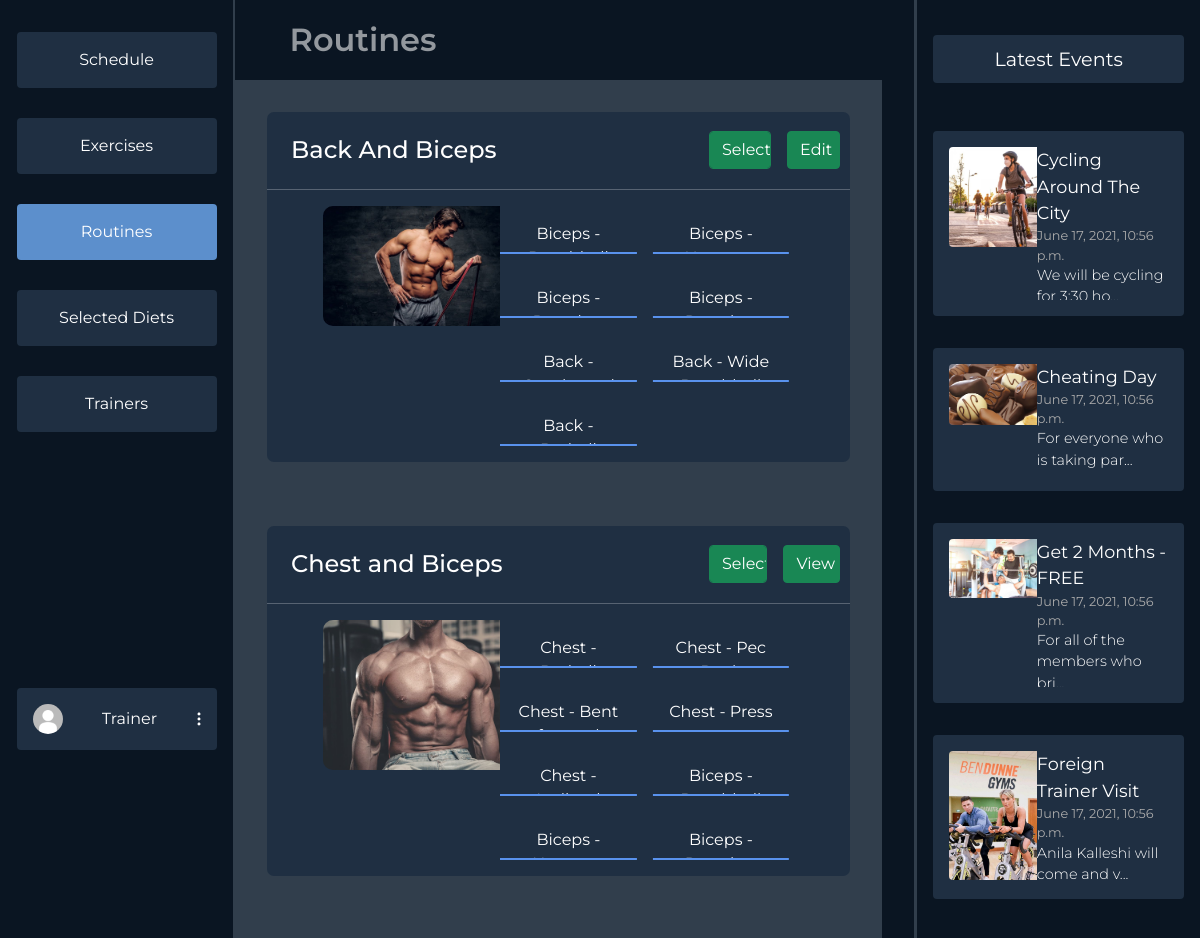
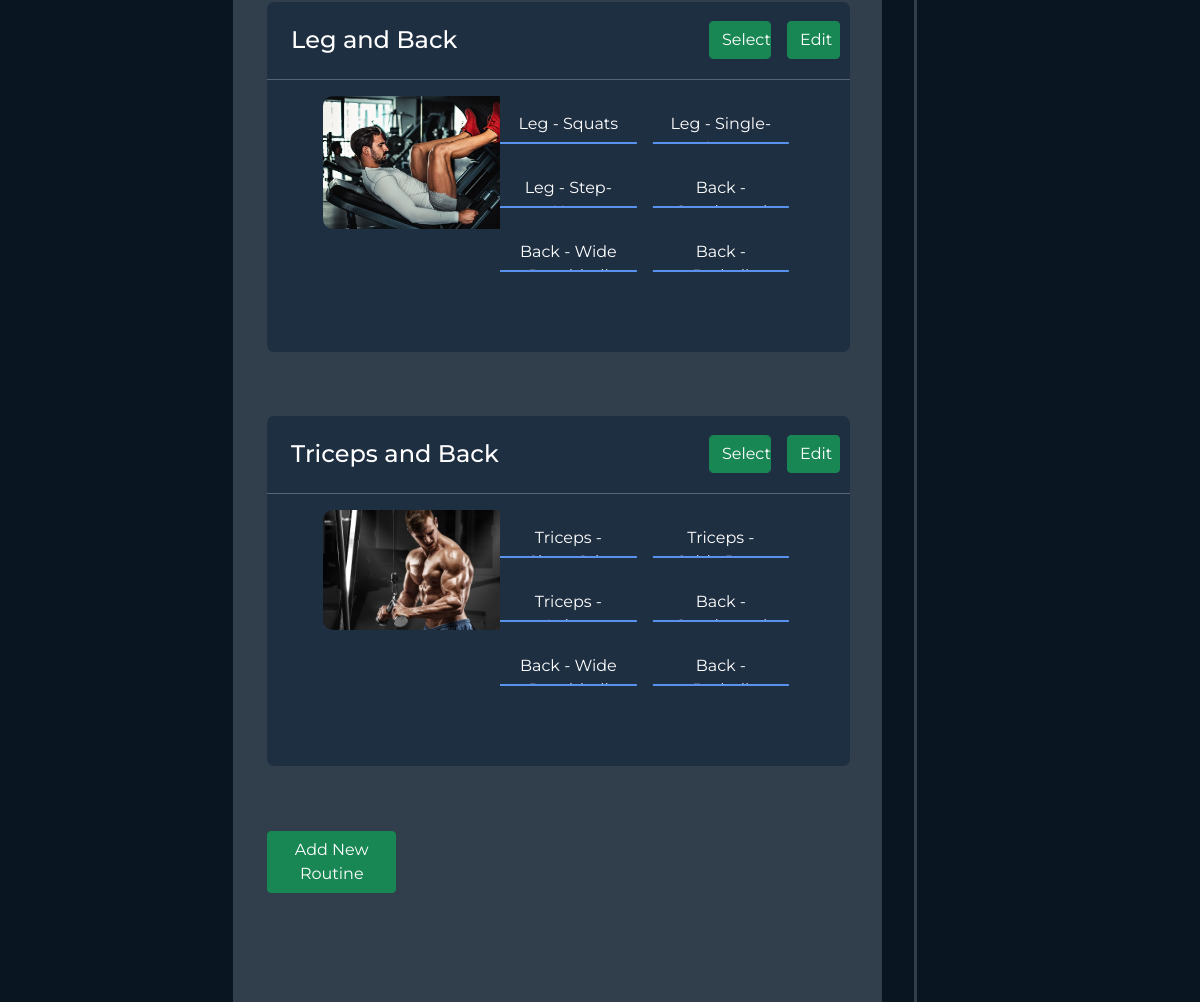
Screenshot of /dashboard/routines/ (signed in) with the database file from the repository (2 pictures, top to bottom).
### users/models.py (models this page shows, shortened)
class Profile(models.Model):
    user = models.OneToOneField(User, on_delete=models.CASCADE)
    profile_photo = models.ImageField(
        upload_to='media/profiles/', default='profiles/default.jpg')
    height = models.FloatField(default=170.0)
    weight = models.FloatField(default=60.0)
    weight_goal = models.FloatField(default=70.0)
    GENDER_CHOICES = (('F', 'Female'), ('M', 'Male'), ('O', 'Other'))
    gender = models.CharField(
        max_length=9, choices=GENDER_CHOICES, default=GENDER_CHOICES[0])
    FREQUENCY = (
        ('3x', '3 Times a Week'),
        ('4x', '4 Times a Week'),
        ('5x', '5 Times a Week'),
        ('6x', '6 Times a Week'),
    )
    week_frequency = models.CharField(
        max_length=20, choices=FREQUENCY, default=FREQUENCY[0])
    profile_complete = models.BooleanField(default=False)
    selected_diets = models.ManyToManyField(DietPlan, blank=True)
    age = models.IntegerField(null=True)

### dashboards/models.py (models this page shows, shortened)
class Routine(models.Model):
    owner = models.ForeignKey(User, on_delete=CASCADE,
                              related_name='%(class)s_username', null=True)
    title = models.CharField(max_length=60, blank=True)
    selected_by = models.ManyToManyField(User)
    desc = models.TextField(blank=True)
    thumbnail = models.ImageField(
        upload_to='routines/', default='routines/default.jpg')
    exercises = models.ManyToManyField(Exercise)
    days = models.CharField(max_length=60, blank=True)

class Exercise(models.Model):
    owner = models.ForeignKey(User, on_delete=CASCADE,
                              related_name='%(class)s_username', null=True)
    selected_by = models.ManyToManyField(User)
    title = models.CharField(max_length=60, blank=True)
    reps = models.IntegerField(default=3, blank=True)
    desc = models.TextField(blank=True)
    link = models.CharField(max_length=300, blank=True)

class Event(models.Model):
    title = models.CharField(max_length=60, blank=True)
    date = models.DateTimeField(default=datetime.now(), blank=True)
    desc = models.TextField(blank=True)
    thumbnail = models.ImageField(
        upload_to='events/', default='events/default.jpg')

### dashboards/user_views.py (the view, shortened to what this page needs)
# urls.py: path('routines/', user_views.routines,
@login_required(login_url='login')
def routines(request):
    events = Event.objects.all()[:4]
    routines = Routine.objects.all()
    context = {'options': ROUTINES_NAV, 'events': events, 'routines': routines}
    return render(request, 'dashboards/user/routines.html', context)

### dashboards/templates/dashboards/user/routines.html (shortened to what this page needs)
{% extends 'dashboards/user/dashboard.html' %}
{% load static %}
{% block styles %}
<link rel="stylesheet" href="{% static 'css/dashboards/routines.css' %}">
{% endblock styles %}
{% block middle %}
<div class="showing-where-you-are">
    Routines
    </div>
<div class="routines">
    {% for routine in routines %}
    <div class="routine-card">
        <div class="header">
            <h4>{{routine.title}}</h4>
            <div class="buttons">
                {% if request.user in routine.selected_by.all %}
                <div class="selected">Selected <img id="tick" src="{% static 'svg/tick.svg' %}"> </div>
                {% else %}
                <div class="trash">
                <form action="{% url 'userdashboard-routines' %}" method="POST">
                        <input class="form-control btn btn-success " type="submit" value="Select">
                </form>
                </div>
                {% endif %}
                {% if routine.owner == user %}
                <a id="view" class="btn btn-success" href="{% url 'userdashboard-routine-details' routine.id %}">Edit</a>
                {% else %}
                <a id="view" class="btn btn-success" href="{% url 'userdashboard-routine-details' routine.id %}">View</a>
                {% endif %}
             </div>
        </div>
        <hr/>
        <div class="routine-body">
            <div class="routine-thumbnail">
                <div class="thumbnail"><img src="{{routine.thumbnail.url}}" alt=""></div>
            </div>
            <div class="exercise-grid">
                {% for exercise in routine.exercises.all %}
                <a href="{% url 'userdashboard-exercise-details' exercise.id %}" class="exlink">{{exercise.title}}</a>
                {% endfor %}
            </div>
        </div>
    </div>
    {% endfor %}
</div>
    <a id="addroutine" class="btn btn-success" href="{% url 'create-routine' %}">Add New Routine</a>
{% endblock middle %}

### dashboards/templates/dashboards/user/dashboard.html (shortened to what this page needs)
{% load static %}
<html>
  <head>
    <link href="https://cdn.jsdelivr.net/npm/bootstrap@5.0.1/dist/css/bootstrap.min.css" rel="stylesheet">
    <link rel="stylesheet" href="{% static 'css/dashboards/main.css' %}">
    <link rel="stylesheet" href="https://cdn.jsdelivr.net/npm/bootstrap-select@1.13.14/dist/css/bootstrap-select.min.css">
    {% block styles %}
    {% endblock styles %}
  </head>
  <body>
  {% block content %}
  {% if user.is_authenticated %}
  <div class="mycontainer">
    <div class="navigation">
      <div class="nav-col">
        <div class="options">
          {% for key, item in options.items %}
            {% if item.isActive %}
            <a class="option-active" href="/dashboard/{{item.url}}">{{ item.name }}</a>
            {% else %}
            <a class="option" href="/dashboard/{{item.url}}">{{ item.name }}</a>
            {% endif %}
          {% endfor %}
        </div>
        <div class="profile-wrapper">
          <div class="user-btn">
            <div class="profile-pic"><img src="{{ user.profile.profile_photo.url }}" alt=""></div>
            {% if user.first_name %}
            <span>{{user.get_full_name}}</span>
            {% else %}
            <span>{{user.username}}</span>
            {% endif %}
            <div class="three-dot"><img src="{% static 'svg/3dots.svg' %}" alt=""></div>
          </div>
        </div>
      </div>
      <div class="divider"></div>
    </div>
    <div class="middle">
    {% block middle %}
    {% endblock middle %}
    </div>
    <div class="events-section">
      <div class="divider"></div>
      <div class="events">
        <div class="latest">
          Latest Events
        </div>
        <div class="items overflow-auto">
        {% for item in events %}
          <div class="event-item">
            <div class="event-item-left">
              <div class="event-thumb"><img src="{{item.thumbnail.url}}"></div>
            </div>
            <div class="event-item-right">
              <div class="title">{{item.title}}</div>
              <div class="date">{{item.date}}</div>
              {% if item.desc|length > 30 %}
                <div class="desc">{{item.desc|slice:":30"}}...</div>
              {% else %}
                <div class="desc">{{item.desc}}</div>
              {% endif %}
            </div>
          </div>
        {% endfor %}
        </div>
      </div>
    </div>
  </div>
  {% endif %}
  {% endblock content %}
  </body>
<html>

### static/css/dashboards/main.css (style rules this page uses)
* { margin: 0; font-family: "Montserrat", sans-serif; overflow: hidden; }
body { background-color: #0a1522; }
.mycontainer { display: flex; flex-direction: row; justify-content: space-between; }
.navigation { width: 20vw; }
.nav-col { display: flex; flex-direction: column; align-items: flex-end; margin: 1em; }
.options { margin-left: 7em; display: flex; flex-direction: column; justify-content: space-between; margin-top: 1em; height: 400px; }
.option { background-color: #1f2f42; color: #fff; padding: 1em; padding-right: 1em; padding-left: 1em; width: 200px; text-align: center; border-radius: 4px; }
a { text-decoration: none; }
.option-active { background-color: #5c8fcc; color: #fff; padding: 1em; padding-right: 1em; padding-left: 1em; width: 200px; text-align: center; border-radius: 4px; }
.user-btn { background-color: #1f2f42; color: #fff; padding: 1em; padding-right: 1em; padding-left: 1em; width: 200px; text-align: center; border-radius: 4px; margin-top: 16em; display: flex; flex-direction: row; align-items: center; justify-content: space-between; }
.profile-pic img { height: 30px; border-radius: 50%; width: auto; }
.navigation { display: flex; flex-direction: row; }
.divider { background-color: #313e4c; width: 4px; height: 100vh; margin: 0; padding: 0; z-index: 10; }
.middle { margin-right: 2em; width: 55vw; background-color: #313e4c; }
.events-section { margin-right: 1em; width: 23vw; display: flex; flex-direction: row; }
.event-thumb img { width: 100px; height: auto; border-radius: 4px; }
.latest { margin-top: 1em; background-color: #1f2f42; color: white; border-radius: 4px; padding: 0.5em 1em 0.5em 1em; text-align: center; font-size: 1.2em; }
.events { margin-top: 1em; margin-left: 1em; display: flex; flex-direction: column; color: white; width: 100%; }
.items { height: 200px; max-height: 800px; margin-top: 2em; display: flex; flex-direction: column; justify-content: space-between; height: 100%; }
.event-item { background-color: #1f2f42; border-radius: 4px; padding: 1em; display: flex; flex-direction: row; margin: 1em 0 1em 0; }
.event-item-left { width: 40%; }
.event-item-right { width: 60%; }
.event-item-right .title { font-size: 1.1em; }
.event-item-right .date { font-size: 0.8em; color: rgb(170, 170, 170); }
.event-item-right .desc { font-weight: 300; font-size: 0.9em; }
.showing-where-you-are { font-size: 2em; font-weight: 600; padding: 0.5em 1em 0.5em 1.7em; color: rgba(255, 255, 255, 0.56); background-color: #0a1522; }

### static/css/dashboards/routines.css (style rules this page uses)
.routines { display: flex; flex-direction: column; height: 85vh; overflow-y: auto; margin-top: 2em; }
.btn { color: white; }
.routine-card { background-color: #1f2f42; margin-left: 2em; margin-right: 2em; margin-bottom: 4em; border-radius: 7px; color: white; min-height: 350px; height: 350px; }
h2, h4 { margin-top: 1em; margin-left: 1em; margin-bottom: 1em; }
hr { margin: 0; margin-bottom: 1em; }
.header { display: flex; flex-direction: row; justify-content: space-between; align-items: center; }
.exercise-grid { display: grid; grid-template-columns: repeat(2, 1fr); gap: 1em; width: 70%; }
.exlink { text-align: center; height: 3em; padding: 1em; border-bottom: 2px solid#5992ed; border-radius: none; color: white; text-decoration: none; transition: ease-in 0.2s; }
.routine-body { display: flex; flex-direction: row; width: 80%; justify-content: space-between; transform: translate(12%, 0); }
.thumbnail > img { border-radius: 10px; width: 200px; height: auto; }
#addroutine { width: 20%; margin-left: 2em; margin-top: 0.5em; }
.buttons { width: 30%; display: flex; flex-direction: row; align-items: center; align-self: center; justify-content: center; padding: 10px; }
.trash { margin-left: 1.5em; transition: ease-in 0.3s; }
#view { margin-left: 1em; }

### rows the page displays
Routine: title "Back And Biceps", shows "Edit", thumbnail (picture)
Exercise: title "Biceps -…"
Exercise: title "Biceps -…"
Exercise: title "Biceps -…"
Exercise: title "Biceps -…"
Exercise: title "Back -…"
Exercise: title "Back - Wide…"
Exercise: title "Back -…"
Routine: title "Chest and Biceps", shows "View", thumbnail (picture)
Exercise: title "Chest -…"
Exercise: title "Chest - Pec…"
Exercise: title "Chest - Bent…"
Exercise: title "Chest - Press"
Exercise: title "Chest -…"
Routine: title "Leg and Back", shows "Edit", thumbnail (picture)
Exercise: title "Leg - Squats"
Exercise: title "Leg -…"
Exercise: title "Leg -…"
Routine: title "Triceps and Back", shows "Edit", thumbnail (picture)
Exercise: title "Triceps -…"
Exercise: title "Triceps -…"
Exercise: title "Triceps -…"
Event: thumbnail (picture), title "Cycling Around The City", date "June 17, 2021, 10:56 p.m.", desc "We will be cycling…"
Event: thumbnail (picture), title "Cheating Day", date "June 17, 2021, 10:56 p.m.", desc "For everyone who is taking par"
Event: thumbnail (picture), title "Get 2 Months - FREE", date "June 17, 2021, 10:56 p.m.", desc "For all of the members who…"
Event: thumbnail (picture), title "Foreign Trainer Visit", date "June 17, 2021, 10:56 p.m.", desc "Anila Kalleshi will come and v"

### other values shown
{{ item.name }} "Schedule" "Exercises" "Selected Diets" "Trainers"
{{ item.name }} "Routines"
{{ user.username }} "Trainer"
